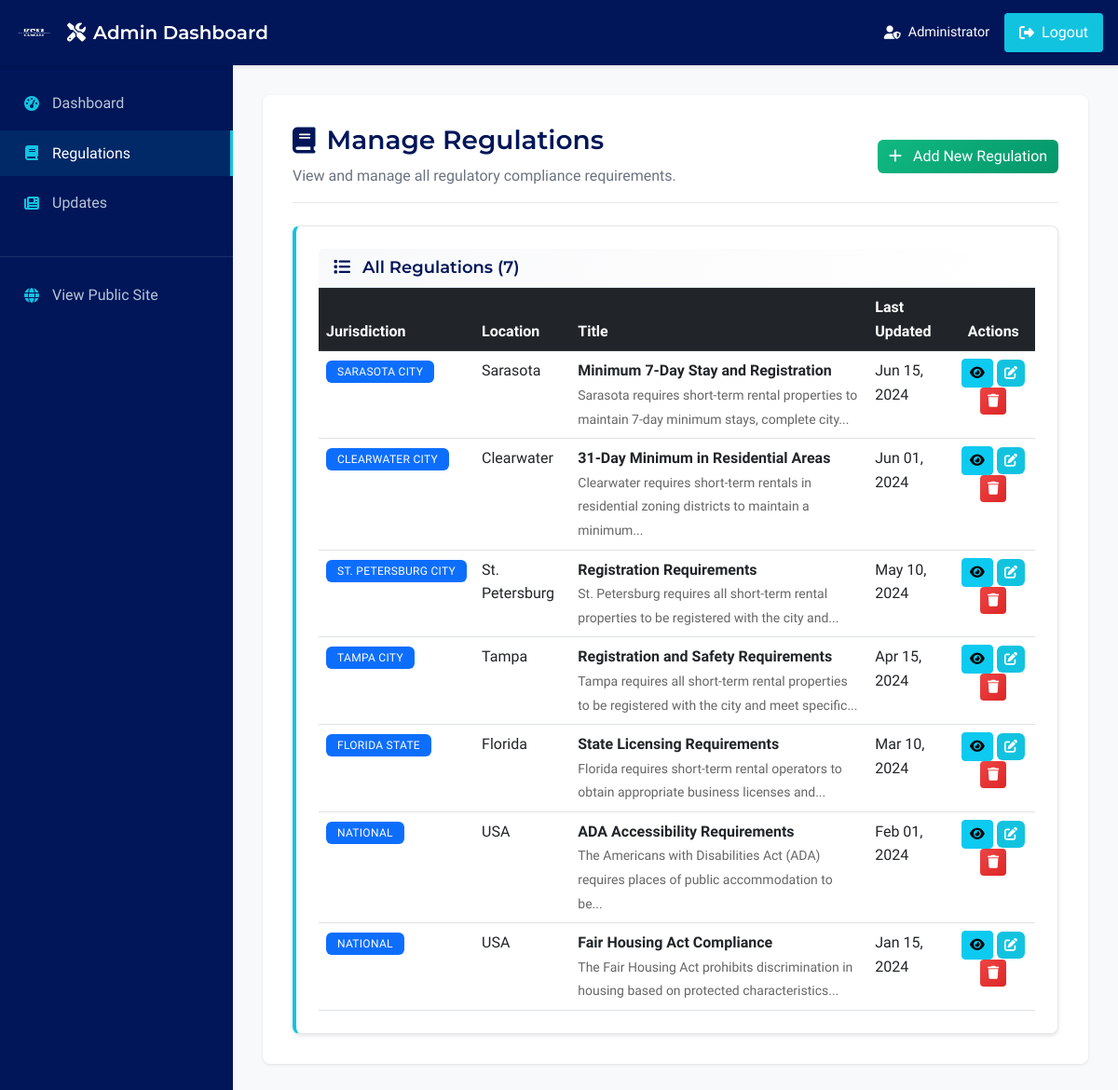
Screenshot of /admin/regulations (signed in) with the database file from the repository.
### models.py (models this page shows, shortened)
class Regulation(db.Model):
    __tablename__ = 'regulations'
    id = db.Column(db.Integer, primary_key=True)
    jurisdiction = db.Column(db.String(100), nullable=False)  # Jurisdiction (combines level and location)
    jurisdiction_level = db.Column(db.String(20), nullable=False, default='Local')  # National, State, Local
    location = db.Column(db.String(100), nullable=False)  # Location
    title = db.Column(db.String(200), nullable=False)  # Title
    last_updated = db.Column(db.DateTime, default=datetime.utcnow)  # Last Updated
    overview = db.Column(db.Text, nullable=True)  # Overview - formatted content
    detailed_requirements = db.Column(db.Text, nullable=True)  # Detailed Requirements - formatted content
    compliance_steps = db.Column(db.Text, nullable=True)  # Compliance Steps - formatted content
    required_forms = db.Column(db.Text, nullable=True)  # Required Forms - formatted content
    penalties_non_compliance = db.Column(db.Text, nullable=True)  # Penalties for Non Compliance - formatted content
    recent_changes = db.Column(db.Text, nullable=True)  # Recent Changes - formatted content
    created_at = db.Column(db.DateTime, default=datetime.utcnow)
    updated_at = db.Column(db.DateTime, default=datetime.utcnow, onupdate=datetime.utcnow)

### app/blueprints/admin.py (the view)
@admin_bp.route('/regulations')
@require_admin_login
@log_admin_action('regulations_management')
def manage_regulations():
    try:
        start_time = time.time()
        regulations = Regulation.query.order_by(Regulation.last_updated.desc()).all()
        load_time = time.time() - start_time
        logger.info(f"Successfully loaded {len(regulations)} regulations for admin management in {load_time:.3f}s")
        if load_time > 1.0:
            performance_logger.warning(f"Slow regulation loading - Duration: {load_time:.3f}s | Count: {len(regulations)}")
        return render_template('admin/manage_regulations.html', regulations=regulations)
    except Exception as e:
        logger.error(f"Error in manage_regulations: {str(e)}", exc_info=True)
        flash(f"Error loading regulations: {str(e)}", 'error')
        return redirect(url_for('admin.dashboard'))

### app/blueprints/admin.py (called while the page is built, shortened)
def is_admin_logged_in():
    return 'admin_id' in session

def require_admin_login(f):
    @wraps(f)
    def decorated_function(*args, **kwargs):
        return f(*args, **kwargs)
    return decorated_function

### templates/admin/manage_regulations.html (shortened to what this page needs)
{% extends "admin/admin_base.html" %}
{% block content %}
<div class="admin-content">
    <div class="admin-page-header mb-4">
        <div class="row align-items-center">
            <div class="col">
                <h1 class="admin-page-title">
                    <i class="fas fa-book"></i>
                    Manage Regulations
                </h1>
                <p class="admin-page-subtitle">View and manage all regulatory compliance requirements.</p>
            </div>
            <div class="col-auto">
                <a href="{{ url_for('admin.new_regulation') }}" class="btn btn-success">
                    <i class="fas fa-plus me-2"></i>
                    Add New Regulation
                </a>
            </div>
        </div>
    </div>
    {% if regulations %}
    <div class="card">
        <div class="card-header">
            <h5 class="mb-0">
                <i class="fas fa-list me-2"></i>
                All Regulations ({{ regulations|length }})
            </h5>
        </div>
        <div class="card-body p-0">
            <div class="table-responsive">
                <table class="table table-hover mb-0">
                    <thead class="table-dark">
                        <tr>
                            <th>Jurisdiction</th>
                            <th>Location</th>
                            <th>Title</th>
                            <th>Last Updated</th>
                            <th class="text-center">Actions</th>
                        </tr>
                    </thead>
                    <tbody>
                        {% for regulation in regulations %}
                        <tr>
                            <td>
                                <span class="badge bg-primary">{{ regulation.jurisdiction }}</span>
                            </td>
                            <td>{{ regulation.location }}</td>
                            <td>
                                <div class="fw-bold">{{ regulation.title }}</div>
                                {% if regulation.overview %}
                                <small class="text-muted">
                                    {{ regulation.overview|striptags|truncate(100) }}
                                </small>
                                {% endif %}
                            </td>
                            <td>
                                {{ regulation.last_updated.strftime('%b %d, %Y') if regulation.last_updated else 'N/A' }}
                            </td>
                            <td class="text-center">
                                <a href="{{ url_for('main.regulation_detail', regulation_id=regulation.id) }}"
                                   class="btn btn-sm btn-info" title="View">
                                    <i class="fas fa-eye"></i>
                                </a>
                                <a href="{{ url_for('admin.edit_regulation', regulation_id=regulation.id) }}"
                                   class="btn btn-sm btn-primary" title="Edit">
                                    <i class="fas fa-edit"></i>
                                </a>
                                <button type="button" class="btn btn-sm btn-danger"
                                        onclick="confirmDelete({{ regulation.id }}, '{{ regulation.title }}')"
                                        title="Delete">
                                    <i class="fas fa-trash"></i>
                                </button>
                            </td>
                        </tr>
                        {% endfor %}
                    </tbody>
                </table>
            </div>
        </div>
    </div>
    {% endif %}
</div>
{% endblock %}

### static/css/style.css (style rules this page uses)
:root { --primary-color: #001659; --secondary-color: #12C3E0; --accent-color: #12C3E0; --cyan-hover: #0FA8C7; --success-color: #10b981; --warning-color: #f59e0b; --danger-color: #ef4444; --info-color: #12C3E0; --tag-legal: #dc2626; --tag-licensing: #ea580c; --tag-taxes: #2563eb; --tag-zoning: #7c3aed; --tag-occupancy: #92400e; --tag-registration: #059669; --tag-discrimination: #991b1b; --tag-default: #64748b; --jurisdiction-national: #dc2626; --jurisdiction-state: #ea580c; --jurisdiction-local: #2563eb; --light-bg: #F8F9FA; --white-bg: #FFFFFF; --dark-bg: #001659; --border-color: #e2e8f0; --text-primary: #001659; --text-secondary: #333333; --text-muted: #666666; --cyan-border: #12C3E0; --ksm-green: #10b981; --shadow-sm: 0 1px 2px 0 rgb(0 0 0 / 0.05); --shadow: 0 4px 6px -1px rgb(0 0 0 / 0.1), 0 2px 4px -2px rgb(0 0 0 / 0.1); --shadow-lg: 0 10px 15px -3px rgb(0 0 0 / 0.1), 0 4px 6px -4px rgb(0 0 0 / 0.1); --border-radius: 8px; --border-radius-lg: 12px; --transition: all 0.2s cubic-bezier(0.4, 0, 0.2, 1); --transition-long: all 0.3s cubic-bezier(0.4, 0, 0.2, 1); }
body { font-family: 'Yantramanav', Arial, sans-serif; font-weight: 400; font-size: 1rem; line-height: 1.6; color: var(--text-secondary); background-color: var(--white-bg); min-height: 100vh; display: flex; flex-direction: column; }
h1, .h1 { font-family: 'Montserrat', Arial, sans-serif; font-size: 2.5rem; font-weight: 700; color: var(--text-primary); line-height: 1.2; }
h5, .h5 { font-family: 'Montserrat', Arial, sans-serif; font-size: 1.125rem; font-weight: 600; color: var(--text-primary); line-height: 1.4; }
p, .body-text { font-family: 'Yantramanav', Arial, sans-serif; font-size: 1rem; font-weight: 400; color: var(--text-secondary); line-height: 1.6; }
small, .small-text { font-family: 'Yantramanav', Arial, sans-serif; font-size: 0.875rem; font-weight: 400; color: var(--text-muted); line-height: 1.5; }
.btn-success, .btn-edit { background: linear-gradient(135deg, var(--success-color), #059669); border: none; color: white; font-weight: 500; transition: var(--transition); }
.btn-danger, .btn-delete { background: linear-gradient(135deg, var(--danger-color), #dc2626); border: none; color: white; font-weight: 500; transition: var(--transition); }
.btn-primary { background: var(--secondary-color); border: none; color: white; font-weight: 500; border-radius: 6px; transition: var(--transition); }
.card { background: #FFFFFF; border: 1px solid #E5E7EB; border-left: 4px solid var(--secondary-color); border-radius: 8px; box-shadow: 0 2px 4px rgba(0, 0, 0, 0.1); padding: 24px; transition: all 0.3s ease; overflow: hidden; }
.card-body { padding: 0; }
.card-header { background: linear-gradient(135deg, var(--light-bg), white); border-bottom: 1px solid var(--border-color); font-weight: 600; color: var(--text-primary); }
.badge { font-size: 0.75rem; padding: 0.375rem 0.75rem; border-radius: 6px; font-weight: 500; text-transform: uppercase; letter-spacing: 0.025em; }
.text-muted { color: var(--text-muted) !important; }
* { will-change: auto; }
.btn, .card, .modal { will-change: transform; }
.card { contain: layout style; }

### templates/admin/admin_base.html (style rules this page uses)
:root { --admin-primary: #001659; --admin-accent: #12C3E0; --admin-sidebar-width: 250px; --admin-header-height: 70px; }
body { font-family: 'Yantramanav', sans-serif; margin: 0; padding: 0; }
.admin-content { background: white; border-radius: 8px; padding: 2rem; box-shadow: 0 1px 3px rgba(0, 0, 0, 0.1); }
.admin-page-header { margin-bottom: 2rem; padding-bottom: 1rem; border-bottom: 1px solid #E5E7EB; }
.admin-page-title { font-family: 'Montserrat', sans-serif; font-size: 1.75rem; font-weight: 600; color: var(--admin-primary); margin: 0; display: flex; align-items: center; gap: 0.75rem; }
.admin-page-subtitle { font-family: 'Yantramanav', sans-serif; color: #6B7280; margin: 0.5rem 0 0 0; font-size: 1rem; }

### rows the page displays
Regulation: jurisdiction "SARASOTA CITY", location "Sarasota", title "Minimum 7-Day Stay and Registration", overview "Sarasota requires short-term rental properties to maintain 7-day minimum stays, complete city...", last_updated "Jun 15, 2024"
Regulation: jurisdiction "CLEARWATER CITY", location "Clearwater", title "31-Day Minimum in Residential Areas", overview "Clearwater requires short-term rentals in residential zoning districts to maintain a minimum...", last_updated "Jun 01, 2024"
Regulation: jurisdiction "ST. PETERSBURG CITY", location "St. Petersburg", title "Registration Requirements", overview "St. Petersburg requires all short-term rental properties to be registered with the city and...", last_updated "May 10, 2024"
Regulation: jurisdiction "TAMPA CITY", location "Tampa", title "Registration and Safety Requirements", overview "Tampa requires all short-term rental properties to be registered with the city and meet specific...", last_updated "Apr 15, 2024"
Regulation: jurisdiction "FLORIDA STATE", location "Florida", title "State Licensing Requirements", overview "Florida requires short-term rental operators to obtain appropriate business licenses and...", last_updated "Mar 10, 2024"
Regulation: jurisdiction "NATIONAL", location "USA", title "ADA Accessibility Requirements", overview "The Americans with Disabilities Act (ADA) requires places of public accommodation to be...", last_updated "Feb 01, 2024"
Regulation: jurisdiction "NATIONAL", location "USA", title "Fair Housing Act Compliance", overview "The Fair Housing Act prohibits discrimination in housing based on protected characteristics...", last_updated "Jan 15, 2024"

### other values shown
{{ regulations|length }} "7"
